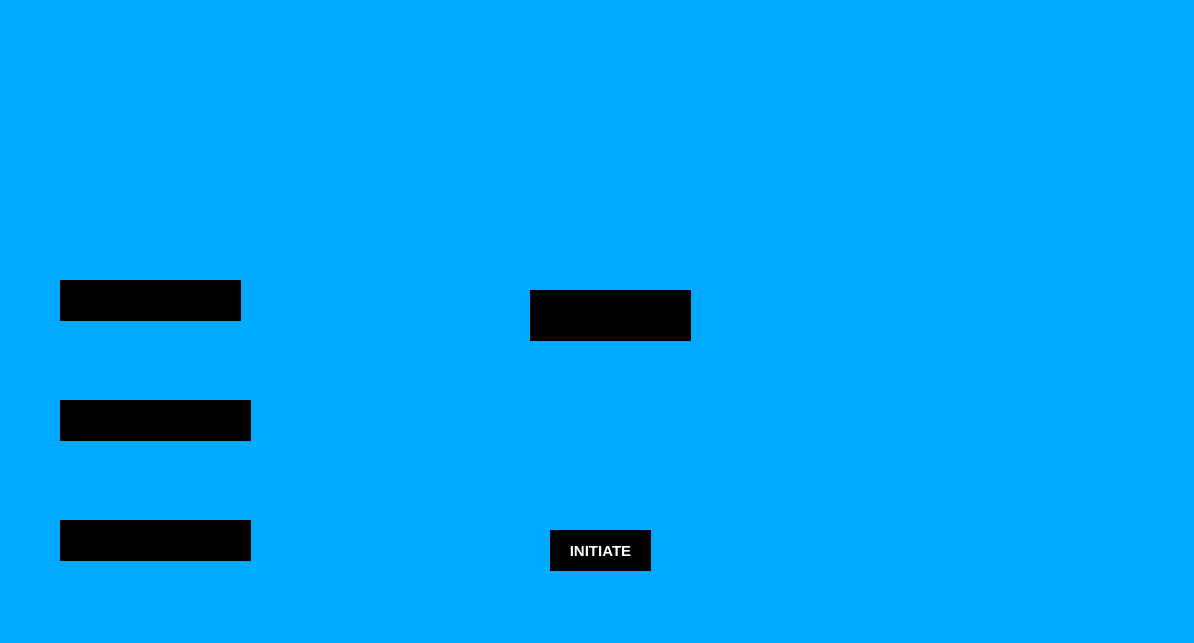
<?xml version="1.0" encoding="UTF-8"?>
<ui version="4.0">
 <class>FRIDAY</class>
 <widget class="QMainWindow" name="FRIDAY">
  <property name="geometry">
   <rect>
    <x>0</x>
    <y>0</y>
    <width>1194</width>
    <height>643</height>
   </rect>
  </property>
  <property name="windowTitle">
   <string>MainWindow</string>
  </property>
  <widget class="QWidget" name="centralwidget">
   <widget class="QLabel" name="label">
    <property name="geometry">
     <rect>
      <x>-4</x>
      <y>0</y>
      <width>1201</width>
      <height>661</height>
     </rect>
    </property>
    <property name="styleSheet">
     <string notr="true">Background-Color:rgb(0, 170, 255)</string>
    </property>
    <property name="text">
     <string/>
    </property>
    <property name="pixmap">
     <pixmap>Jarvis_gui/Background_2.jpg</pixmap>
    </property>
    <property name="scaledContents">
     <bool>true</bool>
    </property>
   </widget>
   <widget class="QPushButton" name="pushButton">
    <property name="geometry">
     <rect>
      <x>550</x>
      <y>530</y>
      <width>101</width>
      <height>41</height>
     </rect>
    </property>
    <property name="font">
     <font>
      <pointsize>11</pointsize>
      <weight>75</weight>
      <bold>true</bold>
     </font>
    </property>
    <property name="autoFillBackground">
     <bool>false</bool>
    </property>
    <property name="styleSheet">
     <string notr="true">background-color: rgb(0, 0, 0);
border-radius:none;
color: rgb(255, 255, 255);
</string>
    </property>
    <property name="text">
     <string>INITIATE</string>
    </property>
   </widget>
   <widget class="QLabel" name="label_2">
    <property name="geometry">
     <rect>
      <x>360</x>
      <y>150</y>
      <width>521</width>
      <height>351</height>
     </rect>
    </property>
    <property name="text">
     <string/>
    </property>
    <property name="pixmap">
     <pixmap>Jarvis_gui/2RNb.gif</pixmap>
    </property>
    <property name="scaledContents">
     <bool>false</bool>
    </property>
   </widget>
   <widget class="QLabel" name="label_3">
    <property name="geometry">
     <rect>
      <x>880</x>
      <y>60</y>
      <width>291</width>
      <height>511</height>
     </rect>
    </property>
    <property name="text">
     <string/>
    </property>
    <property name="pixmap">
     <pixmap>Jarvis_gui/download.gif</pixmap>
    </property>
    <property name="scaledContents">
     <bool>false</bool>
    </property>
   </widget>
   <widget class="QLabel" name="label_4">
    <property name="geometry">
     <rect>
      <x>40</x>
      <y>230</y>
      <width>221</width>
      <height>131</height>
     </rect>
    </property>
    <property name="text">
     <string/>
    </property>
    <property name="pixmap">
     <pixmap>Jarvis_gui/Frame_1.png</pixmap>
    </property>
    <property name="scaledContents">
     <bool>true</bool>
    </property>
   </widget>
   <widget class="QLabel" name="label_7">
    <property name="geometry">
     <rect>
      <x>20</x>
      <y>70</y>
      <width>351</width>
      <height>181</height>
     </rect>
    </property>
    <property name="text">
     <string/>
    </property>
    <property name="pixmap">
     <pixmap>Jarvis_gui/NearEnlightenedBushbaby-size_restricted.gif</pixmap>
    </property>
    <property name="scaledContents">
     <bool>true</bool>
    </property>
   </widget>
   <widget class="QTextBrowser" name="textBrowser">
    <property name="geometry">
     <rect>
      <x>60</x>
      <y>280</y>
      <width>181</width>
      <height>41</height>
     </rect>
    </property>
    <property name="styleSheet">
     <string notr="true">color: rgb(255, 255, 255);
background-color:black;
border:none;</string>
    </property>
    <property name="html">
     <string>&lt;!DOCTYPE HTML PUBLIC &quot;-//W3C//DTD HTML 4.0//EN&quot; &quot;http://www.w3.org/TR/REC-html40/strict.dtd&quot;&gt;
&lt;html&gt;&lt;head&gt;&lt;meta name=&quot;qrichtext&quot; content=&quot;1&quot; /&gt;&lt;style type=&quot;text/css&quot;&gt;
p, li { white-space: pre-wrap; }
&lt;/style&gt;&lt;/head&gt;&lt;body style=&quot; font-family:'MS Shell Dlg 2'; font-size:8.25pt; font-weight:400; font-style:normal;&quot;&gt;
&lt;p align=&quot;center&quot; style=&quot;-qt-paragraph-type:empty; margin-top:0px; margin-bottom:0px; margin-left:0px; margin-right:0px; -qt-block-indent:0; text-indent:0px;&quot;&gt;&lt;br /&gt;&lt;/p&gt;&lt;/body&gt;&lt;/html&gt;</string>
    </property>
   </widget>
   <widget class="QLabel" name="label_5">
    <property name="geometry">
     <rect>
      <x>40</x>
      <y>350</y>
      <width>231</width>
      <height>131</height>
     </rect>
    </property>
    <property name="text">
     <string/>
    </property>
    <property name="pixmap">
     <pixmap>Jarvis_gui/Frame_1.png</pixmap>
    </property>
    <property name="scaledContents">
     <bool>true</bool>
    </property>
   </widget>
   <widget class="QTextBrowser" name="textBrowser_2">
    <property name="geometry">
     <rect>
      <x>60</x>
      <y>400</y>
      <width>191</width>
      <height>41</height>
     </rect>
    </property>
    <property name="styleSheet">
     <string notr="true">color: rgb(255, 255, 255);
background-color:black;
border:none;</string>
    </property>
    <property name="html">
     <string>&lt;!DOCTYPE HTML PUBLIC &quot;-//W3C//DTD HTML 4.0//EN&quot; &quot;http://www.w3.org/TR/REC-html40/strict.dtd&quot;&gt;
&lt;html&gt;&lt;head&gt;&lt;meta name=&quot;qrichtext&quot; content=&quot;1&quot; /&gt;&lt;style type=&quot;text/css&quot;&gt;
p, li { white-space: pre-wrap; }
&lt;/style&gt;&lt;/head&gt;&lt;body style=&quot; font-family:'MS Shell Dlg 2'; font-size:8.25pt; font-weight:400; font-style:normal;&quot;&gt;
&lt;p align=&quot;center&quot; style=&quot;-qt-paragraph-type:empty; margin-top:0px; margin-bottom:0px; margin-left:0px; margin-right:0px; -qt-block-indent:0; text-indent:0px;&quot;&gt;&lt;br /&gt;&lt;/p&gt;&lt;/body&gt;&lt;/html&gt;</string>
    </property>
   </widget>
   <widget class="QLabel" name="label_6">
    <property name="geometry">
     <rect>
      <x>40</x>
      <y>470</y>
      <width>231</width>
      <height>131</height>
     </rect>
    </property>
    <property name="text">
     <string/>
    </property>
    <property name="pixmap">
     <pixmap>Jarvis_gui/Frame_1.png</pixmap>
    </property>
    <property name="scaledContents">
     <bool>true</bool>
    </property>
   </widget>
   <widget class="QTextBrowser" name="textBrowser_3">
    <property name="geometry">
     <rect>
      <x>60</x>
      <y>520</y>
      <width>191</width>
      <height>41</height>
     </rect>
    </property>
    <property name="styleSheet">
     <string notr="true">color: rgb(255, 255, 255);
background-color:black;
border:none;</string>
    </property>
    <property name="html">
     <string>&lt;!DOCTYPE HTML PUBLIC &quot;-//W3C//DTD HTML 4.0//EN&quot; &quot;http://www.w3.org/TR/REC-html40/strict.dtd&quot;&gt;
&lt;html&gt;&lt;head&gt;&lt;meta name=&quot;qrichtext&quot; content=&quot;1&quot; /&gt;&lt;style type=&quot;text/css&quot;&gt;
p, li { white-space: pre-wrap; }
&lt;/style&gt;&lt;/head&gt;&lt;body style=&quot; font-family:'MS Shell Dlg 2'; font-size:8.25pt; font-weight:400; font-style:normal;&quot;&gt;
&lt;p align=&quot;center&quot; style=&quot;-qt-paragraph-type:empty; margin-top:0px; margin-bottom:0px; margin-left:0px; margin-right:0px; -qt-block-indent:0; text-indent:0px;&quot;&gt;&lt;br /&gt;&lt;/p&gt;&lt;/body&gt;&lt;/html&gt;</string>
    </property>
   </widget>
   <widget class="QTextBrowser" name="textBrowser_4">
    <property name="geometry">
     <rect>
      <x>530</x>
      <y>290</y>
      <width>161</width>
      <height>51</height>
     </rect>
    </property>
    <property name="styleSheet">
     <string notr="true">background-color:black;
border:none
</string>
    </property>
    <property name="html">
     <string>&lt;!DOCTYPE HTML PUBLIC &quot;-//W3C//DTD HTML 4.0//EN&quot; &quot;http://www.w3.org/TR/REC-html40/strict.dtd&quot;&gt;
&lt;html&gt;&lt;head&gt;&lt;meta name=&quot;qrichtext&quot; content=&quot;1&quot; /&gt;&lt;style type=&quot;text/css&quot;&gt;
p, li { white-space: pre-wrap; }
&lt;/style&gt;&lt;/head&gt;&lt;body style=&quot; font-family:'MS Shell Dlg 2'; font-size:8.25pt; font-weight:400; font-style:normal;&quot;&gt;
&lt;p align=&quot;center&quot; style=&quot;-qt-paragraph-type:empty; margin-top:0px; margin-bottom:0px; margin-left:0px; margin-right:0px; -qt-block-indent:0; text-indent:0px;&quot;&gt;&lt;br /&gt;&lt;/p&gt;&lt;/body&gt;&lt;/html&gt;</string>
    </property>
   </widget>
   <zorder>label</zorder>
   <zorder>label_7</zorder>
   <zorder>label_2</zorder>
   <zorder>pushButton</zorder>
   <zorder>label_3</zorder>
   <zorder>label_4</zorder>
   <zorder>textBrowser</zorder>
   <zorder>label_5</zorder>
   <zorder>textBrowser_2</zorder>
   <zorder>label_6</zorder>
   <zorder>textBrowser_3</zorder>
   <zorder>textBrowser_4</zorder>
  </widget>
 </widget>
 <resources/>
 <connections/>
</ui>
